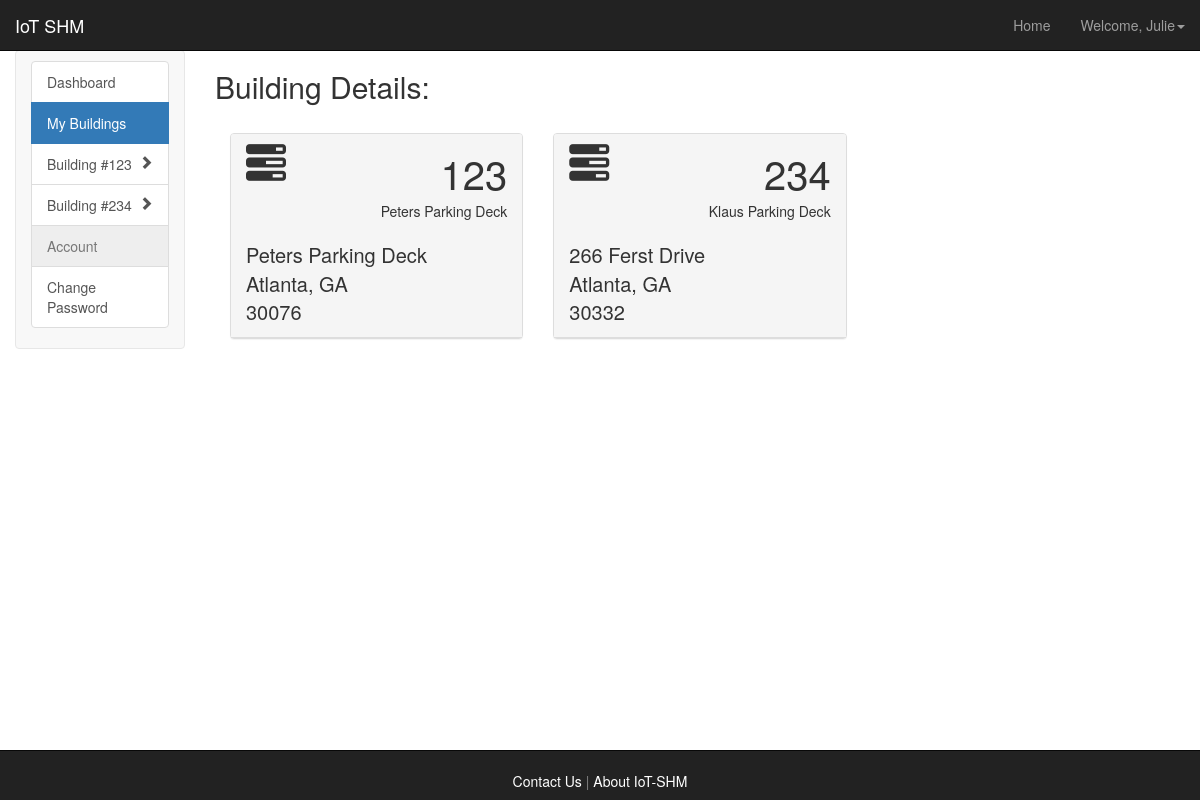
Page /iotshm/dashboard/my_buildings/ (signed in) on the earlier database version.
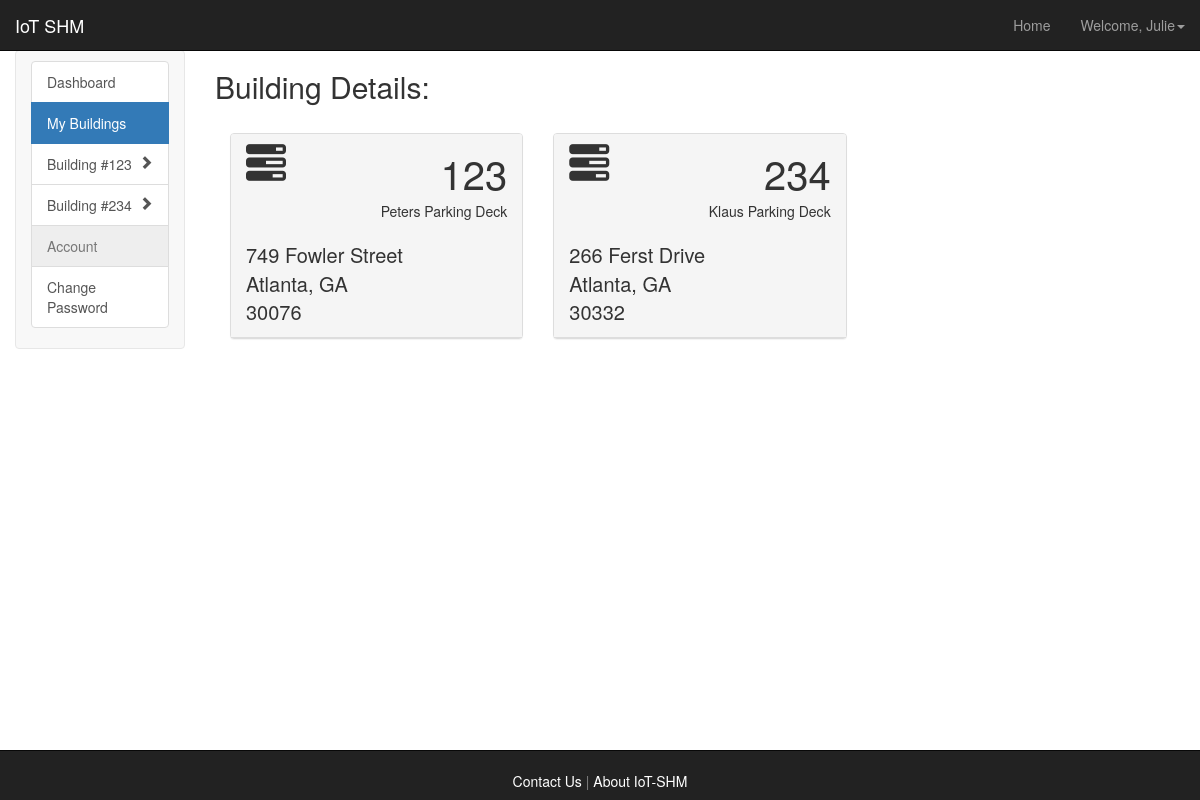
Same page on the later database version.
### iotshm_dashboard/models.py (models this page shows, shortened)
class Building(models.Model):
    manager = models.ForeignKey(User)
    number = models.IntegerField(primary_key=True)
    name = models.CharField(max_length=300)
    address = models.CharField(max_length=300)
    city = models.CharField(max_length=100)
    state = USStateField()
    zipcode = models.IntegerField(max_length=5)

### iotshm_dashboard/views.py (the view)
@login_required
def my_buildings(request):
    context = RequestContext(request)
    data = {'buildings':Building.objects.filter(manager=request.user)}
    return render_to_response('iotshm_dashboard/my_buildings.html', data, context)

### templates/iotshm_dashboard/my_buildings.html (shortened to what this page needs)
{% extends 'general/sidebar.html' %}
{% load bootstrap3 %}
{% block nextto_sidebar %}
    <h2>Building Details:</h2></br>
     {% for building in buildings %}
        {% if building.manager == user or user.username == 'admin' %}
           <div class="col-lg-4 col-md-6 col-sm-6">
               <div class="panel panel-default">
                   <div class="panel-heading">
                       <div class="row">
                           <div class="col-xs-3">
                               <span style="font-size: 40px" class="glyphicon glyphicon-tasks 5x"></span></br>
                           </div>
                           <div class="col-xs-9 text-right">
                                <div style="font-size: 40px">{{ building.number }}</div>
                                <div>{{ building.name }}</div>
                           </div>
                           <div class="col-xs-10">
                               </br><div style="font-size: 20px">{{ building.address }}</div>
                               <div style="font-size: 20px">{{ building.city }}, {{ building.state }}</div>
                               <div style="font-size: 20px">{{ building.zipcode }}</div>
                           </div>
                       </div>
                   </div>
               </div>
           </div>
        {% endif %}
     {% endfor %}
{% endblock %}

### templates/general/sidebar.html (shortened to what this page needs)
{% extends 'general/header_footer.html' %}
{% load bootstrap3 %}
{% block inside_headerfooter %}
    <div class="col-lg-2 col-md-3 col-sm-3 sidebar-nav">
      <div class="navbar navbar-default" role="navigation">
        <div class="sidebar navbar-collapse collapse sidebar-navbar-collapse">
          <div class="list-group">
              {% url 'iotshm_dashboard:dashboard' as dashboard %}
              {% url 'iotshm_dashboard:change_password' as change_password %}
              {% url 'iotshm_dashboard:my_buildings' as my_buildings %}
              <a
                  class="list-group-item{% if request.path == dashboard %} active{% endif %}"
                  href="{{ dashboard }}">Dashboard
              </a>
              <a type="button"
                  class="list-group-item{% if request.path == my_buildings %} active{% endif %}"
                  href="{{ my_buildings }}">My Buildings
              </a>
              {% for building in buildings %}
                  {% url 'iotshm_dashboard:real_time' building.number as real_time %}
                  {% url 'iotshm_dashboard:building_info' building.number as building_info %}
                  {% url 'iotshm_dashboard:long_term' building.number as long_term %}
                  <a
                      class="list-group-item{% if building == curr_building %} active{% endif %}"
                      href="{{ building_info }}">Building #{{ building.number }}
                      <span class="pull-right glyphicon glyphicon-chevron-{% if building == curr_building %}down{% else %}right{% endif %}"></span>
                  </a>
              {% endfor %}
              <a type="button"  href="" class="list-group-item disabled">Account</a>
              <a
                  class="list-group-item{% if request.path == change_password %} active{% endif %}"
                  href="{{ change_password }}">Change Password
              </a>
          </div>
        </div>
      </div>
    </div>
    <div class="col-lg-10 col-md-9 col-sm-9" style="height:100%;background-color:rgba(255, 255, 255, 0.5)">
        {% block nextto_sidebar %}{% endblock %}
    </div>
{% endblock %}

### templates/general/header_footer.html (shortened to what this page needs)
{% load bootstrap3 %}
{% bootstrap_css %}
<html>
<link href="{{ STATIC_URL }}style.css" rel="stylesheet" type="text/css"/>
<body class="page-container" id="bgsplashcontainer">
    <div class="navbar navbar-inverse navbar-fixed-top" role="navigation">
        <div class="container-fluid">
            <div class="navbar-header">
                    <a class="navbar-brand" href="/iotshm/">IoT SHM</a>
            </div>
            <div class="navbar-collapse collapse" id="navbar-collapse collapse">
                <ul class="nav navbar-nav navbar-right">
                    {% if user.is_authenticated %}
                        <li><a href="/iotshm/dashboard/">Home</a></li>
                        <li class="dropdown">
                            <a class="dropdown-toggle" data-toggle="dropdown" href="#">Welcome, {{ user.first_name|capfirst }}<span class="caret"></span></a>
                        </li>
                    {% else %}
                        <li><a href="/iotshm/">Home</a></li>
                        <li><a href="/iotshm/login/">Login</a></li>
                    {% endif %}
                </ul>
            </div>
        </div>
    </div>
    {% block inside_headerfooter %}{% endblock %}
    <div align="center" class="navbar navbar-inverse navbar-fixed-bottom">
        </br><a align="left" href="/iotshm/contact/" style="color:white">Contact Us</a>
        <p style="display:inline; color:gray">   |   </p>
        <a align="right" href="/iotshm/aboutiotshm/" style="color:white">About IoT-SHM</a>
    </div>
</body>
</html>

### iotshm_dashboard/static/style.css (style rules this page uses)
#bgsplashcontainer { background-image:url("img/tower.jpeg"); background-repeat:no-repeat; background-size: cover; }

### templates/general/header_footer.html (style rules this page uses)
body { padding-top: 50px; padding-bottom: 50px; }

Differences in the rows shown:
changed Building "Peters Parking Deck": address "Peters Parking Deck" → "749 Fowler Street"
